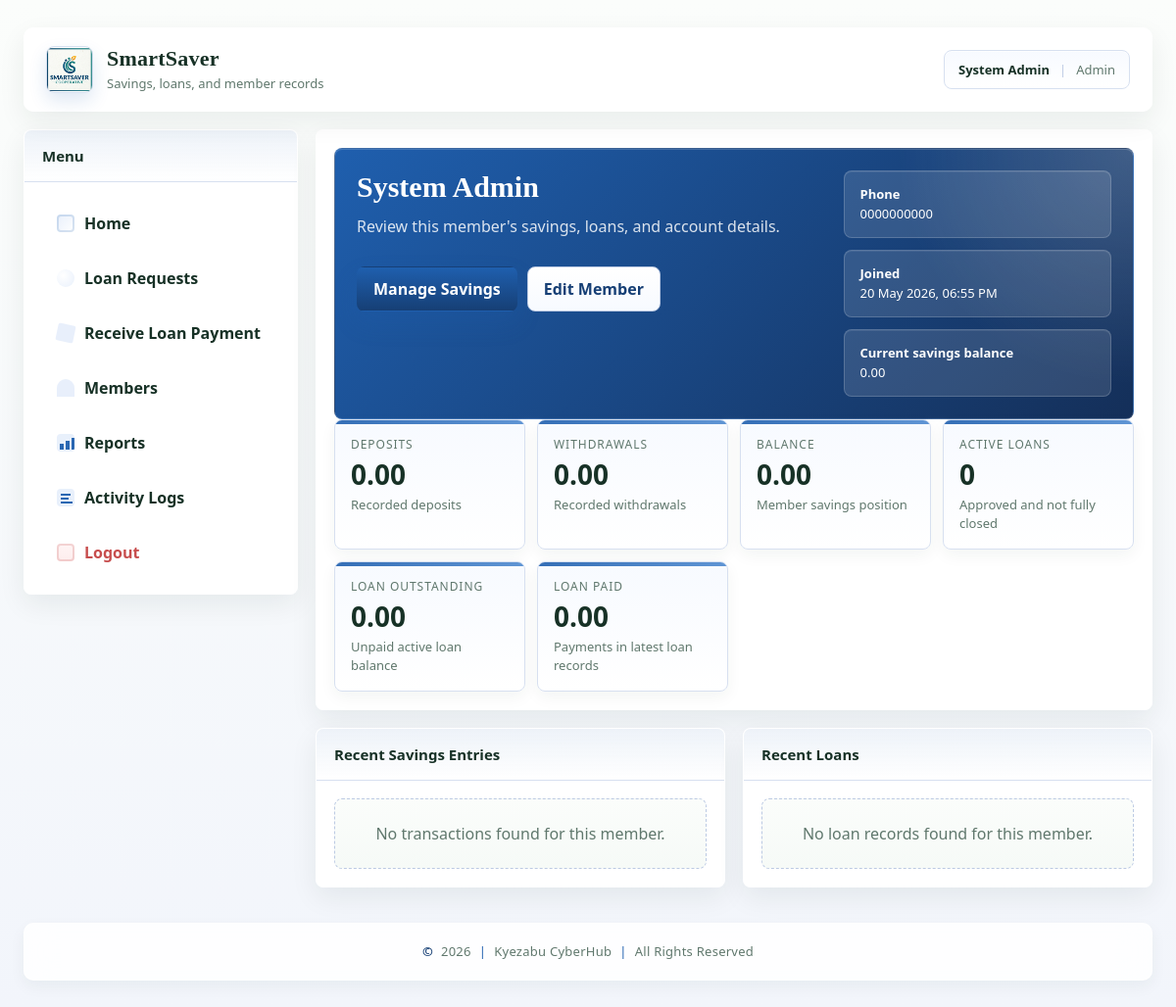
Page /admin/members_view.php?user_id=1 (signed in) on the committed database.
### tables this page shows
CREATE TABLE IF NOT EXISTS `users` (
  `user_id` INT UNSIGNED NOT NULL AUTO_INCREMENT,
  `full_name` VARCHAR(150) NOT NULL,
  `phone` VARCHAR(30) NOT NULL,
  `password_hash` VARCHAR(255) NOT NULL,
  `role` ENUM('admin','member') NOT NULL DEFAULT 'member',
  `created_at` DATETIME NOT NULL DEFAULT CURRENT_TIMESTAMP,
  PRIMARY KEY (`user_id`),
  UNIQUE KEY `uq_users_phone` (`phone`),
  KEY `idx_users_role` (`role`)
);

### admin/members_view.php (the view, shortened to what this page needs)
<?php
require __DIR__ . '/../config/db.php';
require_once __DIR__ . '/../includes/app_helpers.php';
$userId = (int)($_GET['user_id'] ?? 0);
$stmt = $pdo->prepare("SELECT user_id, full_name, phone, role, created_at FROM users WHERE user_id = ?");
$stmt->execute([$userId]);
$member = $stmt->fetch(PDO::FETCH_ASSOC);
$stmt = $pdo->prepare(
    "SELECT
        IFNULL(SUM(CASE WHEN type='deposit' THEN amount END), 0) AS deposits,
        IFNULL(SUM(CASE WHEN type='withdraw' THEN amount END), 0) AS withdrawals
     FROM transactions
     WHERE user_id = ?"
);
$stmt->execute([$userId]);
$totals = $stmt->fetch(PDO::FETCH_ASSOC) ?: [];
$balance = (float)($totals['deposits'] ?? 0) - (float)($totals['withdrawals'] ?? 0);
$stmt = $pdo->prepare(
    "SELECT id, type, amount, created_at
     FROM transactions
     WHERE user_id = ?
     ORDER BY created_at DESC
     LIMIT 20"
);
$stmt->execute([$userId]);
$transactions = $stmt->fetchAll(PDO::FETCH_ASSOC);
$stmt = $pdo->prepare(
    "SELECT l.loan_id, l.requested_amount, l.approved_amount, l.interest_rate, l.duration_months,
            l.status, l.created_at, IFNULL(SUM(r.amount), 0) AS paid
     FROM loans l
     LEFT JOIN loan_repayments r ON r.loan_id = l.loan_id
     WHERE l.user_id = ?
     GROUP BY l.loan_id, l.requested_amount, l.approved_amount, l.interest_rate, l.duration_months,
              l.status, l.created_at
     ORDER BY l.created_at DESC
     LIMIT 5"
);
$stmt->execute([$userId]);
$loans = $stmt->fetchAll(PDO::FETCH_ASSOC);
$activeLoans = 0;
$loanOutstanding = 0.0;
$loanRepaid = 0.0;
require __DIR__ . '/../includes/layout_top.php';
?>
<div class="grid">
  <div class="card">
    <div class="card-h">Menu</div>
    <div class="card-b">
      <?php require __DIR__ . '/../includes/nav.php'; ?>
    </div>
  </div>
  <div class="content-stack">
    <div class="card">
      <div class="card-b">
        <div class="hero">
          <div>
            <h1><?php echo h($member['full_name']); ?></h1>
            <p>Review this member's savings, loans, and account details.</p>
            <div class="action-row">
              <a class="btn" href="/DSLT/admin/transaction.php?user_id=<?php echo $userId; ?>">Manage Savings</a>
              <a class="btn secondary" href="/DSLT/admin/members_edit.php?user_id=<?php echo $userId; ?>">Edit Member</a>
            </div>
          </div>
          <div class="hero-meta">
            <div class="hero-note">
              <strong>Phone</strong><br>
              <?php echo h($member['phone']); ?>
            </div>
            <div class="hero-note">
              <strong>Joined</strong><br>
              <?php echo h(format_datetime($member['created_at'] ?? null)); ?>
            </div>
            <div class="hero-note">
              <strong>Current savings balance</strong><br>
              <?php echo money($balance); ?>
            </div>
          </div>
        </div>
        <div class="kpis">
          <div class="kpi"><div class="label">Deposits</div><div class="value"><?php echo money((float)($totals['deposits'] ?? 0)); ?></div><div class="subvalue">Recorded deposits</div></div>
          <div class="kpi"><div class="label">Withdrawals</div><div class="value"><?php echo money((float)($totals['withdrawals'] ?? 0)); ?></div><div class="subvalue">Recorded withdrawals</div></div>
          <div class="kpi"><div class="label">Balance</div><div class="value"><?php echo money($balance); ?></div><div class="subvalue">Member savings position</div></div>
          <div class="kpi"><div class="label">Active Loans</div><div class="value"><?php echo $activeLoans; ?></div><div class="subvalue">Approved and not fully closed</div></div>
          <div class="kpi"><div class="label">Loan Outstanding</div><div class="value"><?php echo money($loanOutstanding); ?></div><div class="subvalue">Unpaid active loan balance</div></div>
          <div class="kpi"><div class="label">Loan Paid</div><div class="value"><?php echo money($loanRepaid); ?></div><div class="subvalue">Payments in latest loan records</div></div>
        </div>
      </div>
    </div>
    <div class="split">
      <div class="card">
        <div class="card-h">Recent Savings Entries</div>
        <div class="card-b">
          <?php if (!$transactions): ?>
            <div class="empty-state">No transactions found for this member.</div>
          <?php endif; ?>
        </div>
      </div>
      <div class="card">
        <div class="card-h">Recent Loans</div>
        <div class="card-b">
          <?php if (!$loans): ?>
            <div class="empty-state">No loan records found for this member.</div>
          <?php endif; ?>
        </div>
      </div>
    </div>
  </div>
</div>
<?php require __DIR__ . '/../includes/layout_bottom.php'; ?>

### includes/layout_top.php (shortened to what this page needs)
<?php
require_once __DIR__ . '/app_helpers.php';
$requestPath = (string)(parse_url($_SERVER['REQUEST_URI'] ?? '', PHP_URL_PATH) ?: '');
$pageTheme = $page_theme ?? '';
if ($pageTheme === '') {
    if (strpos($requestPath, '/DSLT/admin/') === 0) {
        $pageTheme = 'admin';
    } elseif (strpos($requestPath, '/DSLT/savings/') === 0) {
        $pageTheme = 'savings';
    } elseif (strpos($requestPath, '/DSLT/loans/') === 0) {
        $pageTheme = 'loans';
    } elseif (strpos($requestPath, '/DSLT/member/') === 0) {
        $pageTheme = 'member';
    } elseif (strpos($requestPath, '/DSLT/auth/') === 0) {
        $pageTheme = 'auth';
    } else {
        $pageTheme = 'default';
    }
}
$isLoggedIn = !empty($_SESSION['user_id']);
$minimalLayout = (bool)($minimal_layout ?? false);
$stylesheetPath = __DIR__ . '/../assets/css/style.css';
$stylesheetVersion = is_file($stylesheetPath) ? (string)filemtime($stylesheetPath) : '1';
$bodyClasses = ['app-body'];
if ($isLoggedIn) {
    $bodyClasses[] = 'app-body--signed-in';
}
?>
<!DOCTYPE html>
<html lang="en">
<head>
  <link rel="stylesheet" href="/DSLT/assets/css/style.css?v=<?php echo h($stylesheetVersion); ?>">
</head>
<body class="<?php echo h(implode(' ', $bodyClasses)); ?>" data-theme="<?php echo h($pageTheme); ?>">
<?php if ($minimalLayout): ?>
  <header class="auth-top">
    <a class="auth-top__brand" href="/DSLT/auth/login.php">
      <span class="brand-mark brand-mark--sm"><?php echo brand_image_tag('SmartSaver', 'brand-mark__img', 38, 38); ?></span>
      <span>SmartSaver</span>
    </a>
  </header>
<?php else: ?>
<div class="container">
  <div class="topbar" role="banner">
    <div class="brand-wrap">
      <div class="brand-mark"><?php echo brand_image_tag('SmartSaver', 'brand-mark__img', 48, 48); ?></div>
      <div>
        <div class="brand">SmartSaver</div>
        <div class="brand-sub">Savings, loans, and member records</div>
      </div>
    </div>
    <div class="session-chip">
      <?php if ($isLoggedIn): ?>
        <span class="session-name"><?php echo h($_SESSION['name'] ?? ''); ?></span>
        <span class="session-sep" aria-hidden="true">|</span>
        <span class="session-role"><?php echo h(ucfirst((string)($_SESSION['role'] ?? 'guest'))); ?></span>
      <?php else: ?>
        <a href="/DSLT/auth/login.php">Sign in</a>
      <?php endif; ?>
    </div>
  </div>
<?php endif; ?>

### includes/app_helpers.php (shortened to what this page needs)
<?php
if (!function_exists('h')) {
    function h(?string $value): string
    {
        return htmlspecialchars((string)$value, ENT_QUOTES, 'UTF-8');
    }
}
if (!function_exists('brand_image_url')) {
    function brand_image_url(): string
    {
        return '/DSLT/includes/image.png';
    }
}
if (!function_exists('brand_image_tag')) {
    function brand_image_tag(string $alt = 'SmartSaver', string $class = '', int $width = 48, int $height = 48): string
    {
        $classAttr = $class !== '' ? ' class="' . h($class) . '"' : '';
        return '<img src="' . h(brand_image_url()) . '" alt="' . h($alt) . '" width="' . $width . '" height="' . $height . '" decoding="async"' . $classAttr . '>';
    }
}
if (!function_exists('money')) {
    function money(float $value): string
    {
        return number_format($value, 2);
    }
}
if (!function_exists('format_datetime')) {
    function format_datetime(?string $value): string
    {
        try {
            return (new DateTime($value))->format('d M Y, h:i A');
        } catch (Throwable $e) {
            return $value;
        }
    }
}

### includes/nav.php
<?php
$role = $_SESSION['role'] ?? '';
$current = basename(parse_url($_SERVER['REQUEST_URI'], PHP_URL_PATH));
function is_active(string $file, string $current): string
{
    return $file === $current ? 'active' : '';
}
?>
<nav class="nav" id="app-sidebar" aria-label="Main navigation">
  <?php if ($role === 'member'): ?>
    <a class="nav__link <?php echo is_active('dashboard.php', $current); ?>" data-nav-icon="home" href="/DSLT/member/dashboard.php">Home</a>
    <a class="nav__link <?php echo is_active('deposit.php', $current); ?>" data-nav-icon="deposit" href="/DSLT/savings/deposit.php">Save or Pay Loan</a>
    <a class="nav__link <?php echo is_active('withdraw.php', $current); ?>" data-nav-icon="withdraw" href="/DSLT/savings/withdraw.php">Withdraw</a>
    <a class="nav__link <?php echo is_active('balance.php', $current); ?>" data-nav-icon="statement" href="/DSLT/savings/balance.php">Statement</a>
    <a class="nav__link <?php echo is_active('loan_request.php', $current); ?>" data-nav-icon="apply" href="/DSLT/loans/loan_request.php">Apply Loan</a>
    <a class="nav__link <?php echo is_active('loan_status.php', $current); ?>" data-nav-icon="loans" href="/DSLT/loans/loan_status.php">My Loans</a>
    <a class="nav__link danger" data-nav-icon="logout" href="/DSLT/auth/logout.php">Logout</a>
  <?php elseif ($role === 'admin'): ?>
    <a class="nav__link <?php echo is_active('dashboard.php', $current); ?>" data-nav-icon="home" href="/DSLT/admin/dashboard.php">Home</a>
    <a class="nav__link <?php echo is_active('approve_loan.php', $current); ?>" data-nav-icon="requests" href="/DSLT/admin/approve_loan.php">Loan Requests</a>
    <a class="nav__link <?php echo is_active('loan_payments.php', $current); ?>" data-nav-icon="payment" href="/DSLT/admin/loan_payments.php">Receive Loan Payment</a>
    <a class="nav__link <?php echo is_active('members.php', $current); ?>" data-nav-icon="members" href="/DSLT/admin/members.php">Members</a>
    <a class="nav__link <?php echo is_active('reports.php', $current); ?>" data-nav-icon="reports" href="/DSLT/admin/reports.php">Reports</a>
    <a class="nav__link <?php echo is_active('audit_logs.php', $current); ?>" data-nav-icon="logs" href="/DSLT/admin/audit_logs.php">Activity Logs</a>
    <a class="nav__link danger" data-nav-icon="logout" href="/DSLT/auth/logout.php">Logout</a>
  <?php endif; ?>
</nav>

### includes/layout_bottom.php (shortened to what this page needs)
<?php if (empty($minimalLayout)): ?>
</div>
<?php endif; ?>
<footer class="site-footer">
  <div class="site-footer__inner">
    <div class="site-footer__text">
      <span class="site-footer__symbol">&copy;</span>
      <span><?php echo date('Y'); ?></span>
      <span class="site-footer__divider" aria-hidden="true">|</span>
      <span>Kyezabu CyberHub</span>
      <span class="site-footer__divider" aria-hidden="true">|</span>
      <span>All Rights Reserved</span>
    </div>
  </div>
</footer>
</body>
</html>

### rows in the picture
users: full_name "System Admin", phone "0000000000", created_at "20 May 2026, 06:55 PM"

### other values in the picture
$_SESSION['name'] "System Admin"
$_SESSION['role'] "Admin"
money($balance) "0.00"
money((float)($totals['deposits'] ?? 0)) "0.00"
money((float)($totals['withdrawals'] ?? 0)) "0.00"
$activeLoans "0"
money($loanOutstanding) "0.00"
money($loanRepaid) "0.00"
